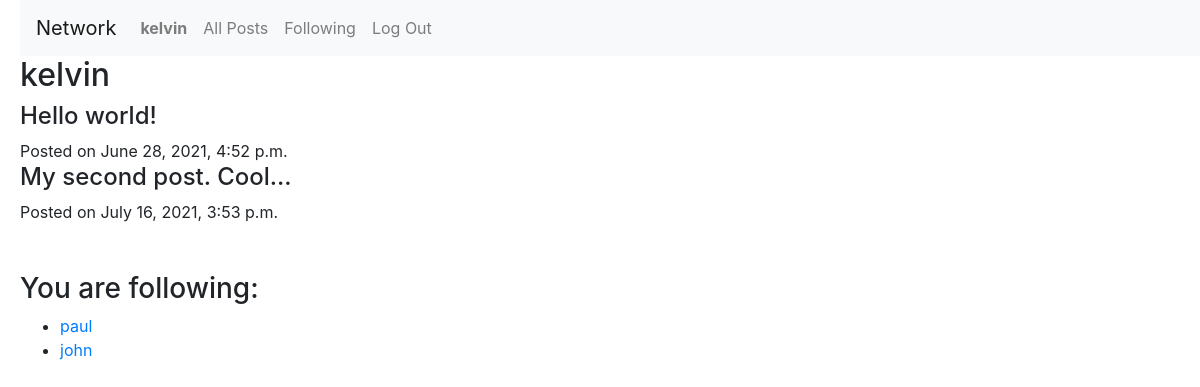
Page /profile/kelvin (signed in) on the earlier database version.
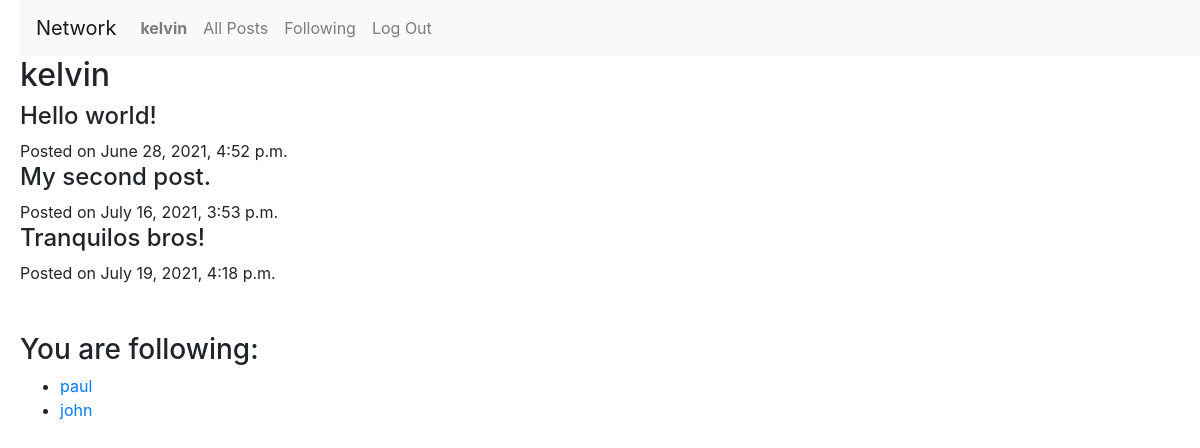
Same page on the later database version.
### network/models.py (models this page shows, shortened)
class Post(models.Model):
    poster = models.ForeignKey(User, on_delete=models.SET_NULL, null=True)
    post = models.TextField()
    date = models.DateTimeField(auto_now_add=True)

class Follow(models.Model):
    follower = models.ForeignKey(User, on_delete=models.CASCADE, related_name="fan")
    following = models.ForeignKey(User, on_delete=models.CASCADE, related_name="influencer")
    class Meta:
        unique_together = [["follower", "following"]]

class User(AbstractUser):
    pass

### network/views.py (the view, shortened to what this page needs)
# urls.py: path("profile/<str:username>", views.profile, name="profile"),
def profile(request, username):
    try:
        User.objects.get(username=username)
    except ObjectDoesNotExist:
        return HttpResponse("User does not exist")
    userprofile = User.objects.get(username=username)
    followinglist = Follow.objects.filter(follower=request.user).values_list('following', flat=True)
    if request.user.is_authenticated:
        return render(request, "network/profile.html", {
            "userprofile": userprofile,
            "user_posts": Post.objects.filter(poster=userprofile),
            "follows": Follow.objects.filter(follower=request.user),
            "followinglist": followinglist
        })
    else:
        return render(request, "network/profile.html", {
            "userprofile": userprofile,
            "user_posts": Post.objects.filter(poster=userprofile),
            "follows": None
        })

### network/templates/network/profile.html
{% extends "network/layout.html" %}
{% block body %}
<h2>{{ userprofile.username }}</h2>
{% for post in user_posts %}
<div class="user_post">
    <h4>{{ post.post }}</h4>
    Posted on {{ post.date }}
</div>
{% empty %}
<p>This person has not posted</p>
{% endfor %}
<br>
<br>
{% if user.is_authenticated %}
    {% if request.user != userprofile %}
        <form method="POST" action="{% url 'profile' user.username%}">
            {% csrf_token %}
            <input type="hidden" name="followthis" value="{{ userprofile.username }}">
            {% if userprofile.id in followinglist %}
                <button type="submit">Unfollow <strong>{{ userprofile.username }}</strong></button>
            {% else %}
                <button type="submit">Follow <strong>{{ userprofile.username }}</strong></button>
            {% endif %}
        </form>
    {% else %}
        <h3>You are following:</h3>
        <ul>
        {% for following in follows %}
            <li><a href="{% url 'profile' following.following %}">{{ following.following }}</a>
        {% empty %}
            You are not following anyone.
        {% endfor %}
        </ul>
    {% endif %}
{% else %}
    <div>Please login to see more.</div>
{% endif %}
{% endblock %}

Differences in the rows shown:
changed Post: post "My second post. Cool..." → "My second post."
added Post: post "Tranquilos bros!", date "July 19, 2021, 4:18 p.m."
